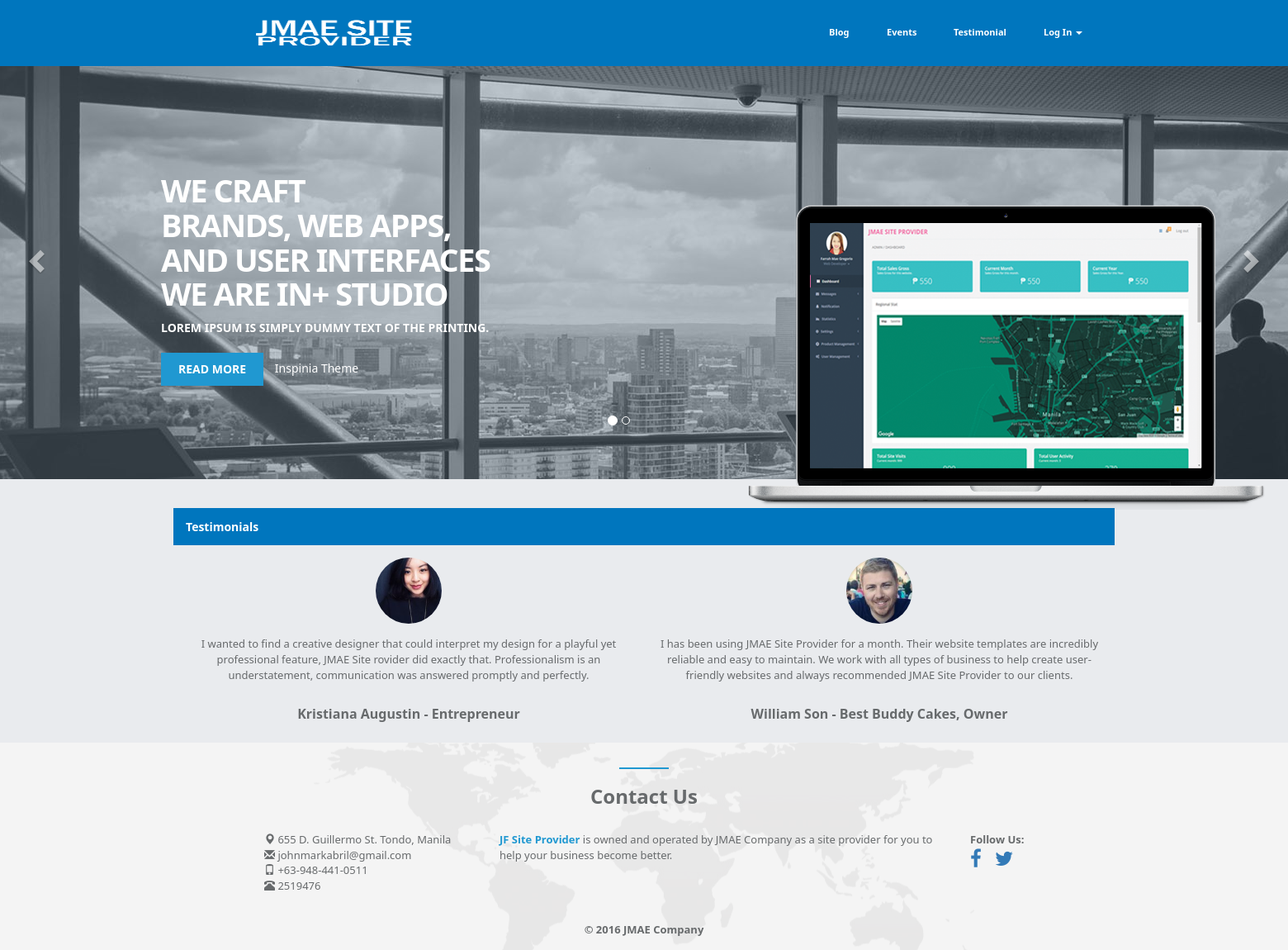
Page /index.php/testimonial on the committed database.
### tables this page shows
CREATE TABLE `testimonial` (
  `NO` int(11) NOT NULL,
  `NAME` varchar(500) NOT NULL,
  `DESCRIPTION` varchar(260) NOT NULL,
  `DATE` varchar(100) NOT NULL,
  `HOUR` varchar(100) NOT NULL,
  `JOB` varchar(100) NOT NULL,
  `DELETION` int(11) NOT NULL,
  `IMAGEURL` varchar(500) NOT NULL
);

### application/controllers/Testimonial.php (called while the page is built, shortened)
<?php
class Testimonial extends CI_Controller {
	public function __construct()
    {
        $this->curpage = "Testimonial";
        $this->load->model('Testimonial_model');
    }
	public function index()
	{
		if ( $this->session->userdata('account_type') == "User" || $this->session->userdata('account_type') == "" ) {
			$details = array (
				'get_all_testimonial'		=>	$this->Testimonial_model->get_all_testimonial()
			);
			$data['content']	=	$this->load->view('user/testimonialcontent', $details, TRUE);
			$data['curpage']	= 	$this->curpage;
			$this->load->view('template', $data);
		} else {
			redirect('/admin');
		}
	}
}

### index.php (called while the page is built, shortened)
<?php
require_once BASEPATH.'core/CodeIgniter.php';

### application/models/Testimonial_model.php (called while the page is built, shortened)
<?php
class Testimonial_model extends CI_Model
{
	public $table			=	"testimonial";
	public $dbno			=	"NO";
	public $deletion		= 	"DELETION";
	public function get_all_testimonial()
	{
		$row = $this->db->where($this->deletion, "0")
						->order_by($this->dbno, "DESC")
						->get($this->table);
		return $row->result();
	}
}

### application/views/user/testimonialcontent.php (the view)
<div class="padding-top">
    <div class="ibox-content padding-all no-border full-width" style="background-color: #0076BE;">
        <h4 class="no-margin" style="color: #FFFFFF;">Testimonials</h4>
    </div>
</div>
<div class="padding-top">
	<div class="">
	    <div class="row">
	        <div class="col-md-12">
	            <div id="testimonial-slider" class="owl-carousel">
	            	<?php
	            		if ( !empty($get_all_testimonial) ) {
	            			foreach ( $get_all_testimonial as $gat ) :
	            	?>
				                <div class="testimonial" style="padding-left: 5px;padding-right: 5px;">
				                    <div class="pic">
				                        <img src="<?php echo base_url(); ?>public/img/<?php echo $gat->IMAGEURL; ?>" class="img-responsive">
				                    </div>
				                    <p>
				                        <?php echo $gat->DESCRIPTION; ?>
				                    </p>
				                    <div class="padding-top"></div>
				                    <h3 ><?php echo $gat->NAME; ?> - <?php echo $gat->JOB; ?></h3>
				                </div>
	                <?php
	                		endforeach;
	                	}
	                ?>
	            </div>
	        </div>
	    </div>
	</div>
</div>

### public/css/styles.css (style rules this page uses)
body { background-color: #E9EBEE; font-family: "Oxygen","Oxygen","Segoe UI","Helvetica Neue",sans-serif; }
.no-margin { margin: 0px; }
.padding-top { padding-top: 15px; }
.padding-all { padding: 15px; }
.no-border { border: 0px; }
.testimonial { text-align: center; }
.testimonial .pic { width: 80px; height: 80px; margin: 0 auto 15px; border-radius: 50%; overflow: hidden; }
.testimonial .pic img { width: 100%; height: auto; }

### rows in the picture
testimonial: IMAGEURL (picture), DESCRIPTION "I wanted to find a creative designer that could interpret my design for a playful yet professional feature, JMAE Site rovider did exactly that. Professionalism is an understatement, communication was answered promptly and perfectly.", NAME "Kristiana Augustin", JOB "Entrepreneur"
testimonial: IMAGEURL (picture), DESCRIPTION "I has been using JMAE Site Provider for a month. Their website templates are incredibly reliable and easy to maintain. We work with all types of business to help create user-friendly websites and always recommended JMAE Site Provider to our clients.", NAME "William Son", JOB "Best Buddy Cakes, Owner"
